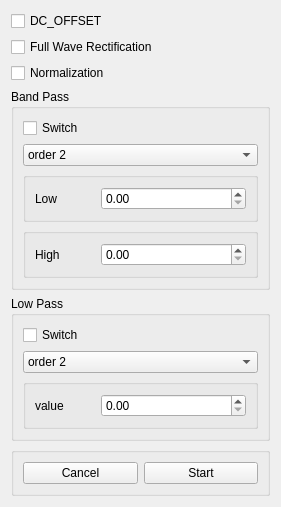
<?xml version="1.0" encoding="UTF-8"?>
<ui version="4.0">
 <class>EMGConfigWindow</class>
 <widget class="QWidget" name="EMGConfigWindow">
  <property name="geometry">
   <rect>
    <x>0</x>
    <y>0</y>
    <width>281</width>
    <height>425</height>
   </rect>
  </property>
  <property name="windowTitle">
   <string>Form</string>
  </property>
  <layout class="QVBoxLayout" name="verticalLayout">
   <item>
    <widget class="QCheckBox" name="dc_offset">
     <property name="text">
      <string>DC_OFFSET</string>
     </property>
    </widget>
   </item>
   <item>
    <widget class="QCheckBox" name="full_wave_rectification">
     <property name="text">
      <string>Full Wave Rectification</string>
     </property>
    </widget>
   </item>
   <item>
    <widget class="QCheckBox" name="normalization">
     <property name="text">
      <string>Normalization</string>
     </property>
    </widget>
   </item>
   <item>
    <widget class="QGroupBox" name="band_pass">
     <property name="title">
      <string>Band Pass</string>
     </property>
     <layout class="QVBoxLayout" name="verticalLayout_2">
      <item>
       <widget class="QCheckBox" name="band_pass_switch">
        <property name="text">
         <string>Switch</string>
        </property>
       </widget>
      </item>
      <item>
       <widget class="QComboBox" name="band_pass_order">
        <property name="currentText">
         <string>order 2</string>
        </property>
        <item>
         <property name="text">
          <string>order 2</string>
         </property>
        </item>
        <item>
         <property name="text">
          <string>order 3</string>
         </property>
        </item>
        <item>
         <property name="text">
          <string>order 4</string>
         </property>
        </item>
       </widget>
      </item>
      <item>
       <widget class="QGroupBox" name="groupBox_3">
        <property name="title">
         <string/>
        </property>
        <layout class="QHBoxLayout" name="horizontalLayout">
         <item>
          <widget class="QLabel" name="label">
           <property name="maximumSize">
            <size>
             <width>60</width>
             <height>16777215</height>
            </size>
           </property>
           <property name="text">
            <string>Low</string>
           </property>
          </widget>
         </item>
         <item>
          <widget class="QDoubleSpinBox" name="band_pass_low"/>
         </item>
        </layout>
       </widget>
      </item>
      <item>
       <widget class="QGroupBox" name="groupBox_4">
        <property name="title">
         <string/>
        </property>
        <layout class="QHBoxLayout" name="horizontalLayout_2">
         <item>
          <widget class="QLabel" name="label_2">
           <property name="maximumSize">
            <size>
             <width>60</width>
             <height>16777215</height>
            </size>
           </property>
           <property name="text">
            <string>High</string>
           </property>
          </widget>
         </item>
         <item>
          <widget class="QDoubleSpinBox" name="band_pass_high"/>
         </item>
        </layout>
       </widget>
      </item>
     </layout>
    </widget>
   </item>
   <item>
    <widget class="QGroupBox" name="low_pass">
     <property name="title">
      <string>Low Pass</string>
     </property>
     <layout class="QVBoxLayout" name="verticalLayout_3">
      <item>
       <widget class="QCheckBox" name="low_pass_switch">
        <property name="text">
         <string>Switch</string>
        </property>
       </widget>
      </item>
      <item>
       <widget class="QComboBox" name="low_pass_order">
        <property name="currentText">
         <string>order 2</string>
        </property>
        <item>
         <property name="text">
          <string>order 2</string>
         </property>
        </item>
        <item>
         <property name="text">
          <string>order 3</string>
         </property>
        </item>
        <item>
         <property name="text">
          <string>order 4</string>
         </property>
        </item>
       </widget>
      </item>
      <item>
       <widget class="QGroupBox" name="groupBox_5">
        <property name="title">
         <string/>
        </property>
        <layout class="QHBoxLayout" name="horizontalLayout_3">
         <item>
          <widget class="QLabel" name="label_3">
           <property name="maximumSize">
            <size>
             <width>60</width>
             <height>16777215</height>
            </size>
           </property>
           <property name="text">
            <string>value</string>
           </property>
          </widget>
         </item>
         <item>
          <widget class="QDoubleSpinBox" name="low_pass_value"/>
         </item>
        </layout>
       </widget>
      </item>
     </layout>
    </widget>
   </item>
   <item>
    <widget class="QGroupBox" name="groupBox">
     <property name="title">
      <string/>
     </property>
     <layout class="QHBoxLayout" name="horizontalLayout_5">
      <item>
       <widget class="QPushButton" name="cancel">
        <property name="text">
         <string>Cancel</string>
        </property>
       </widget>
      </item>
      <item>
       <widget class="QPushButton" name="start">
        <property name="text">
         <string>Start</string>
        </property>
       </widget>
      </item>
     </layout>
    </widget>
   </item>
  </layout>
 </widget>
 <resources/>
 <connections/>
</ui>
